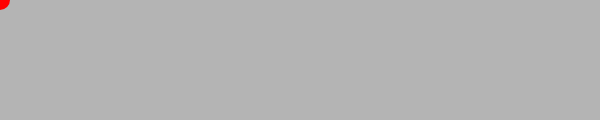
Frame 1 (no input)
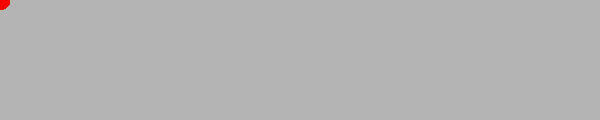
Frame 60 (no input)
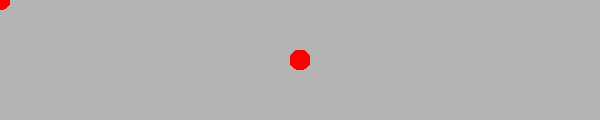
Frame 120 (the mouse pressed at the canvas centre since frame 60)

The p5.js sketch that drew these frames (run headless with seeded random() and noise() and a simulated clock; from frame 60 on, the mouse is pressed at the canvas centre):

// p5.js sketch
// ── sketch.js
var size;

function setup() {
  createCanvas(600, 120);
  textSize(50);
  noStroke();
  background(180);
  fill(255, 0, 0);

  size = 20;
}

function draw() {
  if (keyIsPressed) {
    if (key == "c") {
      //if the 'c' key is pressed, clear the screen
      background(180);
    } else if (key == "l") {
      //if the 'l' key is pressed, make the size bigger
      size--;
    } else if (key == "m") {
      //if the 'm' key is pressed, make the size smaller
      size++;
    } else if (key == "r") {
      fill(255, 0, 0);
    } else if (key == "g") {
      fill(0, 255, 0);
    } else if (key == "b") {
      fill(0, 0, 255);
    }
  }
  ellipse(mouseX, mouseY, size, size);
}
